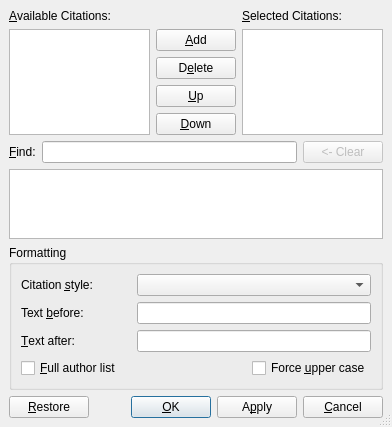
<ui version="4.0" >
 <author></author>
 <comment></comment>
 <exportmacro></exportmacro>
 <class>QCitationUi</class>
 <widget class="QDialog" name="QCitationUi" >
  <property name="geometry" >
   <rect>
    <x>0</x>
    <y>0</y>
    <width>392</width>
    <height>387</height>
   </rect>
  </property>
  <property name="sizePolicy" >
   <sizepolicy>
    <hsizetype>1</hsizetype>
    <vsizetype>1</vsizetype>
    <horstretch>0</horstretch>
    <verstretch>0</verstretch>
   </sizepolicy>
  </property>
  <property name="windowTitle" >
   <string/>
  </property>
  <property name="sizeGripEnabled" >
   <bool>true</bool>
  </property>
  <layout class="QGridLayout" >
   <property name="margin" >
    <number>9</number>
   </property>
   <property name="spacing" >
    <number>6</number>
   </property>
   <item row="1" column="0" >
    <layout class="QHBoxLayout" >
     <property name="margin" >
      <number>0</number>
     </property>
     <property name="spacing" >
      <number>6</number>
     </property>
     <item>
      <widget class="QLabel" name="findKeysLA" >
       <property name="text" >
        <string>&amp;Find:</string>
       </property>
       <property name="alignment" >
        <set>Qt::AlignLeading|Qt::AlignLeft|Qt::AlignVCenter</set>
       </property>
       <property name="buddy" >
        <cstring>selectedLV</cstring>
       </property>
      </widget>
     </item>
     <item>
      <widget class="QLineEdit" name="findLE" >
       <property name="text" >
        <string/>
       </property>
      </widget>
     </item>
     <item>
      <widget class="QPushButton" name="clearPB" >
       <property name="enabled" >
        <bool>false</bool>
       </property>
       <property name="text" >
        <string>&lt;- Clear</string>
       </property>
      </widget>
     </item>
    </layout>
   </item>
   <item row="4" column="0" >
    <layout class="QHBoxLayout" >
     <property name="margin" >
      <number>0</number>
     </property>
     <property name="spacing" >
      <number>6</number>
     </property>
     <item>
      <widget class="QPushButton" name="restorePB" >
       <property name="text" >
        <string>&amp;Restore</string>
       </property>
      </widget>
     </item>
     <item>
      <spacer>
       <property name="orientation" >
        <enum>Qt::Horizontal</enum>
       </property>
       <property name="sizeHint" >
        <size>
         <width>40</width>
         <height>20</height>
        </size>
       </property>
      </spacer>
     </item>
     <item>
      <widget class="QPushButton" name="okPB" >
       <property name="text" >
        <string>&amp;OK</string>
       </property>
       <property name="autoDefault" >
        <bool>true</bool>
       </property>
       <property name="default" >
        <bool>true</bool>
       </property>
      </widget>
     </item>
     <item>
      <widget class="QPushButton" name="applyPB" >
       <property name="text" >
        <string>A&amp;pply</string>
       </property>
      </widget>
     </item>
     <item>
      <widget class="QPushButton" name="cancelPB" >
       <property name="text" >
        <string>&amp;Cancel</string>
       </property>
       <property name="autoDefault" >
        <bool>false</bool>
       </property>
      </widget>
     </item>
    </layout>
   </item>
   <item row="3" column="0" >
    <widget class="QGroupBox" name="styleGB" >
     <property name="title" >
      <string>Formatting</string>
     </property>
     <property name="flat" >
      <bool>true</bool>
     </property>
     <layout class="QGridLayout" >
      <property name="margin" >
       <number>9</number>
      </property>
      <property name="spacing" >
       <number>6</number>
      </property>
      <item row="0" column="1" colspan="2" >
       <widget class="QComboBox" name="citationStyleCO" >
        <property name="sizePolicy" >
         <sizepolicy>
          <hsizetype>3</hsizetype>
          <vsizetype>0</vsizetype>
          <horstretch>0</horstretch>
          <verstretch>0</verstretch>
         </sizepolicy>
        </property>
        <property name="toolTip" >
         <string>Natbib citation style to use</string>
        </property>
       </widget>
      </item>
      <item row="0" column="0" >
       <widget class="QLabel" name="citationStyleLA" >
        <property name="text" >
         <string>Citation &amp;style:</string>
        </property>
        <property name="buddy" >
         <cstring>citationStyleCO</cstring>
        </property>
       </widget>
      </item>
      <item row="3" column="0" colspan="2" >
       <widget class="QCheckBox" name="fulllistCB" >
        <property name="toolTip" >
         <string>List all authors</string>
        </property>
        <property name="text" >
         <string>&amp;Full author list</string>
        </property>
       </widget>
      </item>
      <item row="3" column="2" >
       <widget class="QCheckBox" name="forceuppercaseCB" >
        <property name="toolTip" >
         <string>Force upper case in citation</string>
        </property>
        <property name="text" >
         <string>Force &amp;upper case</string>
        </property>
       </widget>
      </item>
      <item row="2" column="0" >
       <widget class="QLabel" name="textAfterLA" >
        <property name="text" >
         <string>&amp;Text after:</string>
        </property>
        <property name="buddy" >
         <cstring>textAfterED</cstring>
        </property>
       </widget>
      </item>
      <item row="2" column="1" colspan="2" >
       <widget class="QLineEdit" name="textAfterED" >
        <property name="sizePolicy" >
         <sizepolicy>
          <hsizetype>5</hsizetype>
          <vsizetype>0</vsizetype>
          <horstretch>0</horstretch>
          <verstretch>0</verstretch>
         </sizepolicy>
        </property>
        <property name="toolTip" >
         <string>Text to place after citation</string>
        </property>
       </widget>
      </item>
      <item row="1" column="0" >
       <widget class="QLabel" name="textBeforeLA" >
        <property name="text" >
         <string>Text &amp;before:</string>
        </property>
        <property name="buddy" >
         <cstring>textAfterED</cstring>
        </property>
       </widget>
      </item>
      <item row="1" column="1" colspan="2" >
       <widget class="QLineEdit" name="textBeforeED" >
        <property name="sizePolicy" >
         <sizepolicy>
          <hsizetype>5</hsizetype>
          <vsizetype>0</vsizetype>
          <horstretch>0</horstretch>
          <verstretch>0</verstretch>
         </sizepolicy>
        </property>
        <property name="toolTip" >
         <string>Text to place before citation</string>
        </property>
       </widget>
      </item>
     </layout>
    </widget>
   </item>
   <item row="2" column="0" >
    <widget class="QTextBrowser" name="infoML" />
   </item>
   <item row="0" column="0" >
    <layout class="QGridLayout" >
     <property name="margin" >
      <number>0</number>
     </property>
     <property name="spacing" >
      <number>6</number>
     </property>
     <item row="0" column="0" colspan="2" >
      <widget class="QLabel" name="availableKeysLA" >
       <property name="text" >
        <string>&amp;Available Citations:</string>
       </property>
       <property name="buddy" >
        <cstring>availableLV</cstring>
       </property>
      </widget>
     </item>
     <item row="1" column="1" >
      <widget class="QPushButton" name="addPB" >
       <property name="toolTip" >
        <string/>
       </property>
       <property name="text" >
        <string>&amp;Add</string>
       </property>
       <property name="autoDefault" >
        <bool>true</bool>
       </property>
      </widget>
     </item>
     <item row="0" column="2" >
      <widget class="QLabel" name="selectedKeysLA" >
       <property name="text" >
        <string>&amp;Selected Citations:</string>
       </property>
       <property name="buddy" >
        <cstring>selectedLV</cstring>
       </property>
      </widget>
     </item>
     <item row="4" column="1" >
      <widget class="QPushButton" name="upPB" >
       <property name="sizePolicy" >
        <sizepolicy>
         <hsizetype>0</hsizetype>
         <vsizetype>0</vsizetype>
         <horstretch>0</horstretch>
         <verstretch>0</verstretch>
        </sizepolicy>
       </property>
       <property name="toolTip" >
        <string>Move the selected citation up</string>
       </property>
       <property name="text" >
        <string>&amp;Up</string>
       </property>
       <property name="icon" >
        <iconset/>
       </property>
      </widget>
     </item>
     <item rowspan="5" row="1" column="2" >
      <widget class="QListView" name="selectedLV" >
       <property name="editTriggers" >
        <set>QAbstractItemView::NoEditTriggers</set>
       </property>
      </widget>
     </item>
     <item row="3" column="1" >
      <spacer>
       <property name="orientation" >
        <enum>Qt::Vertical</enum>
       </property>
       <property name="sizeHint" >
        <size>
         <width>20</width>
         <height>16</height>
        </size>
       </property>
      </spacer>
     </item>
     <item rowspan="5" row="1" column="0" >
      <widget class="QListView" name="availableLV" >
       <property name="editTriggers" >
        <set>QAbstractItemView::NoEditTriggers</set>
       </property>
      </widget>
     </item>
     <item row="5" column="1" >
      <widget class="QPushButton" name="downPB" >
       <property name="sizePolicy" >
        <sizepolicy>
         <hsizetype>0</hsizetype>
         <vsizetype>0</vsizetype>
         <horstretch>0</horstretch>
         <verstretch>0</verstretch>
        </sizepolicy>
       </property>
       <property name="toolTip" >
        <string>Move the selected citation down</string>
       </property>
       <property name="text" >
        <string>&amp;Down</string>
       </property>
       <property name="icon" >
        <iconset/>
       </property>
      </widget>
     </item>
     <item row="2" column="1" >
      <widget class="QPushButton" name="deletePB" >
       <property name="text" >
        <string>D&amp;elete</string>
       </property>
      </widget>
     </item>
    </layout>
   </item>
  </layout>
 </widget>
 <pixmapfunction></pixmapfunction>
 <tabstops>
  <tabstop>availableLV</tabstop>
  <tabstop>selectedLV</tabstop>
  <tabstop>addPB</tabstop>
  <tabstop>deletePB</tabstop>
  <tabstop>upPB</tabstop>
  <tabstop>downPB</tabstop>
  <tabstop>findLE</tabstop>
  <tabstop>infoML</tabstop>
  <tabstop>citationStyleCO</tabstop>
  <tabstop>textBeforeED</tabstop>
  <tabstop>textAfterED</tabstop>
  <tabstop>fulllistCB</tabstop>
  <tabstop>forceuppercaseCB</tabstop>
  <tabstop>restorePB</tabstop>
  <tabstop>okPB</tabstop>
  <tabstop>applyPB</tabstop>
  <tabstop>cancelPB</tabstop>
 </tabstops>
 <includes>
  <include location="local" >qt_helpers.h</include>
 </includes>
 <resources/>
 <connections/>
</ui>
